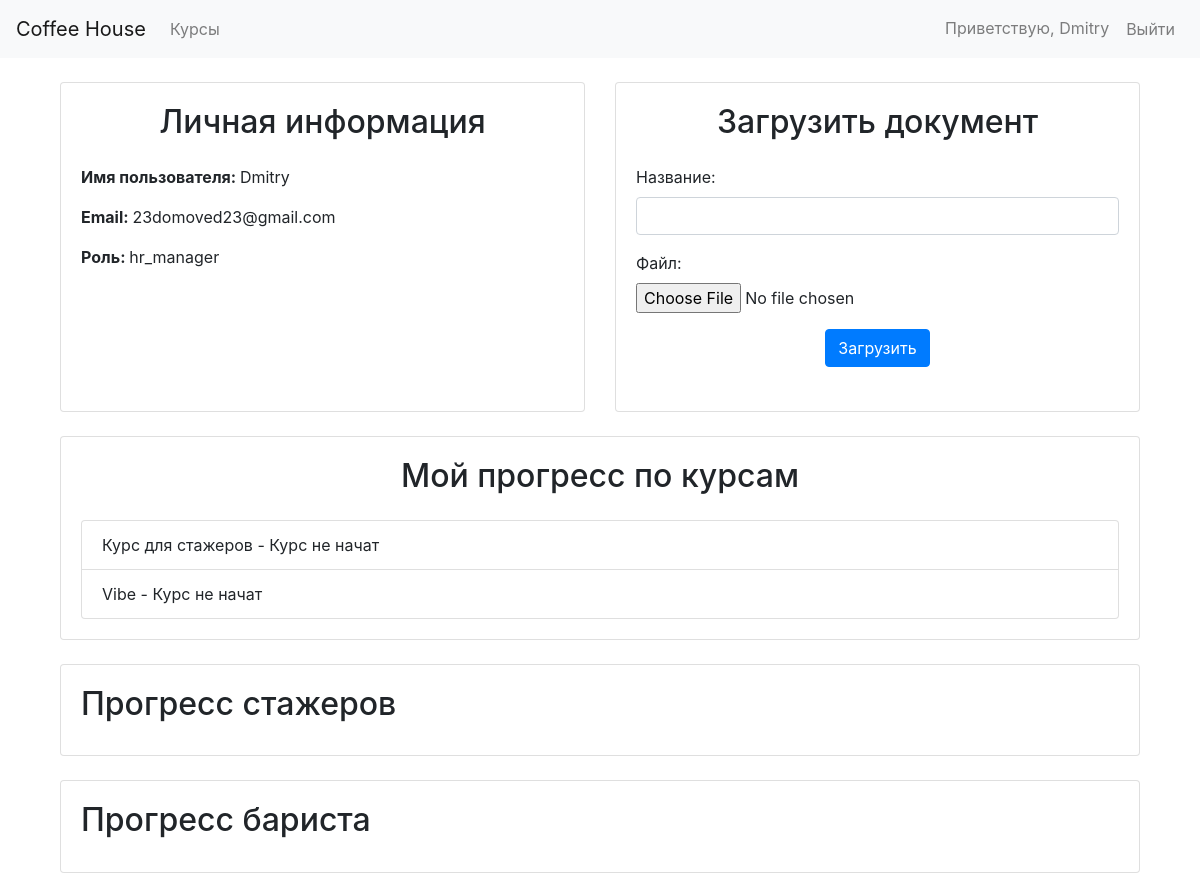
The page /profile/ (signed in, upper part) on the database as committed earlier.
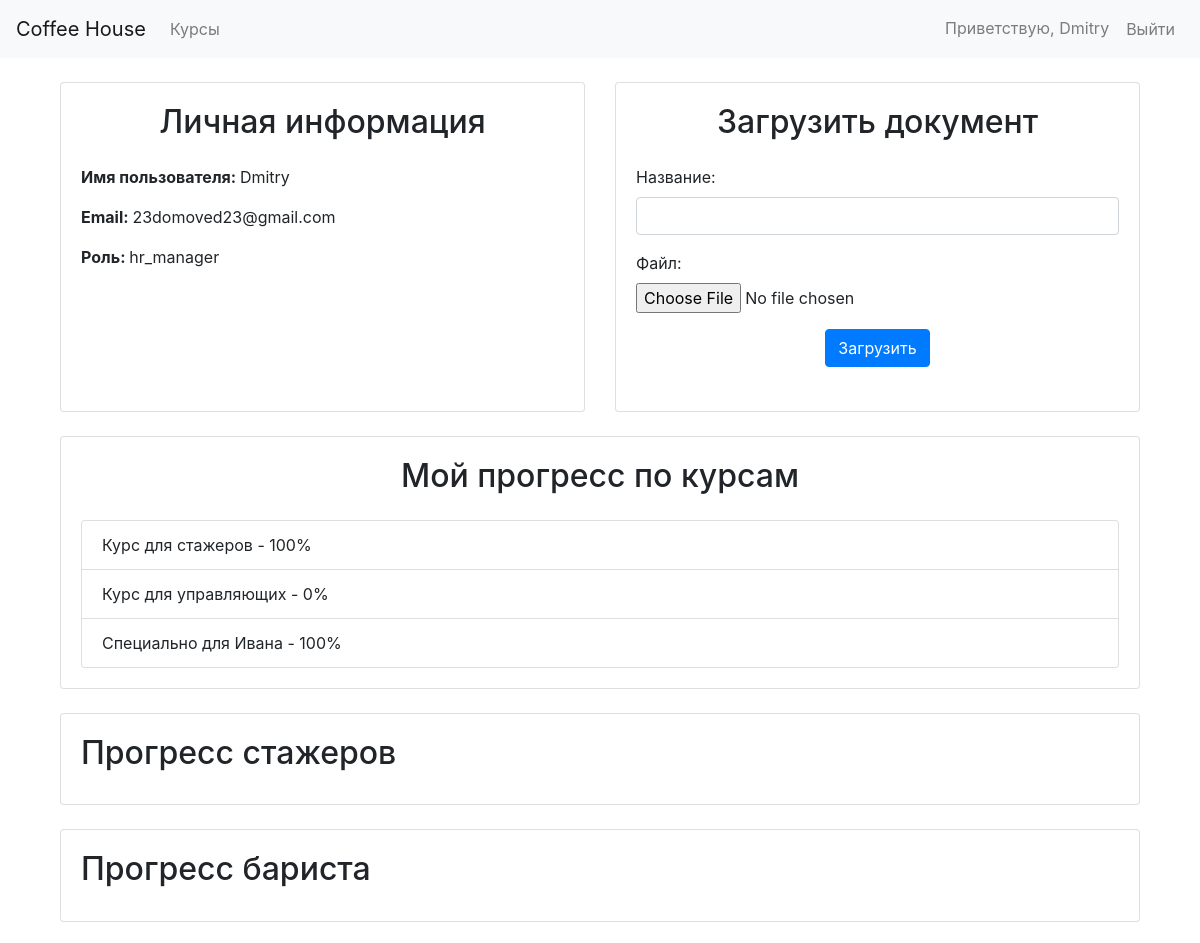
The same page on the database as committed later.
### courses/models.py (models this page shows, shortened)
class Course(models.Model):
    title = models.CharField(max_length=100)
    description = models.TextField()
    role = models.CharField(max_length=20, choices=ROLE_CHOICES)
    video_url = models.URLField(blank=True)
    course_slug = models.SlugField(unique=True, max_length=100, default='')
    users = models.ManyToManyField(UserProfile, through='LearningProgress')

class LearningProgress(models.Model):
    user = models.ForeignKey('employees.UserProfile', on_delete=models.CASCADE)
    course = models.ForeignKey('courses.Course', on_delete=models.CASCADE)
    completion_percentage = models.IntegerField(default=0)
    start_date = models.DateTimeField(default=datetime.now)
    end_date = models.DateTimeField(default=datetime.now)
    is_complete = models.BooleanField(default=False)

### coffee_house/views.py (the view, shortened to what this page needs)
# urls.py: path('profile/', profile, name='profile'),
@login_required
def profile(request):
    user_profile = request.user.userprofile
    available_courses = Course.objects.filter(role__in=roles.ROLE_HIERARCHY_ACCESS[user_profile.role])
    progress = LearningProgress.objects.filter(user=user_profile)
    if request.method == 'POST':
        document_form = DocumentForm(request.POST, request.FILES)
        if document_form.is_valid():
            document = document_form.save(commit=False)
            document.user = user_profile
            document.save()
            return redirect('profile')
    else:
        document_form = DocumentForm()
    lecture_form = LectureForm()
    test_form = TestForm()
    course_form = CourseForm()
    question_form = QuestionForm()
    context = {'user_profile': user_profile, 'available_courses': available_courses, 'progress': progress}
    if user_profile.role in ['manager', 'supervisor', 'hr_manager']:
        intern_progress = LearningProgress.objects.filter(user__role='intern', course__role='intern')
        barista_progress = LearningProgress.objects.filter(user__role='barista', course__role='barista')
        context['barista_progress'] = barista_progress
        context['intern_progress'] = intern_progress
    if user_profile.role in ['supervisor', 'hr_manager']:
        manager_progress = LearningProgress.objects.filter(user__role='manager', course__role='manager')
        context['manager_progress'] = manager_progress
    if user_profile.role == 'hr_manager':
        context['available_courses'] = Course.objects.all()
        supervisor_progress = LearningProgress.objects.filter(user__role='supervisor', course__role='supervisor')
        context['supervisor_progress'] = supervisor_progress
        context = {'user_profile': user_profile,
                   'available_courses': available_courses,
                   'progress': progress,
                   'lecture_form': lecture_form,
                   'test_form': test_form,
                   'course_form': course_form,
                   'question_form': question_form,
                   'document_form': document_form,
                   'intern_progress': intern_progress,
                   'barista_progress': barista_progress,
                   'manager_progress': manager_progress,
                   'supervisor_progress': supervisor_progress}
    return render(request, 'profile.html', context)

### coffee_house/forms.py
class LectureForm(forms.ModelForm):
    title = forms.CharField(widget=forms.TextInput(attrs={'class': 'form-control'}))
    content = forms.CharField(widget=forms.Textarea(attrs={'class': 'form-control'}))
    course_slug = forms.CharField()
    class Meta:
        model = Lecture
        fields = ['title', 'content', 'course_slug']

class TestForm(forms.ModelForm):
    class Meta:
        model = Test
        fields = ['title']
        labels = {'title': 'Название теста'}

### coffee_house/templatetags/custom_tags.py (called while the page is built)
@register.simple_tag(takes_context=True)
def set_course_not_started(context, course, progress):
    course_not_started = all(prog.course.title != course.title for prog in progress)
    context['course_not_started'] = course_not_started
    return ''

### templates/profile.html (shortened to what this page needs)
{% extends 'base.html' %}
{% load static %}
{% block content %}
<div class="container">
    <div class="row mt-4">
        <div class="col-md-6 mb-4 ">
            {% include 'partials/personal_info.html' %}
        </div>
        <div class="col-md-6 mb-4">
            {% include 'partials/upload_document_form.html' %}
        </div>
        {% include 'partials/user_courses_progress.html' %}
    </div>
    <div class="row mt-4">
    {% if user_profile.role == 'manager' or user_profile.role ==  'supervisor' or user_profile.role ==  'hr_manager' %}
        {% include 'partials/intern_progress.html' %}
        {% include 'partials/barista_progress.html' %}
    {% endif %}
    </div>
</div>
{% endblock %}

### templates/partials/user_courses_progress.html (shortened to what this page needs)
{% load custom_tags %}
<div class="col-md-12">
    <div class="card">
        <div class="card-body">
            <h2 class="card-title text-center mb-4">Мой прогресс по курсам</h2>
            <ul class="list-group">
                {% for course in available_courses %}
                    {% if not course_not_started %}
                        {% for prog in progress %}
                            {% if course.title == prog.course.title %}
                                <li class="list-group-item">{{ prog.course.title }} - {{ prog.completion_percentage }}%</li>
                            {% endif %}
                        {% endfor %}
                    {% else %}
                        <li class="list-group-item">{{ course.title }} - Курс не начат</li>
                    {% endif %}
                {% endfor %}
            </ul>
        </div>
    </div>
</div>

Rows that differ between the two databases and show on the page:
removed Course: title "Курс для стажеров"
removed Course: title "Vibe"
added LearningProgress: course "Курс для стажеров", completion_percentage "100"
added LearningProgress: course "Курс для управляющих", completion_percentage "0"
added LearningProgress: course "Специально для Ивана", completion_percentage "100"
